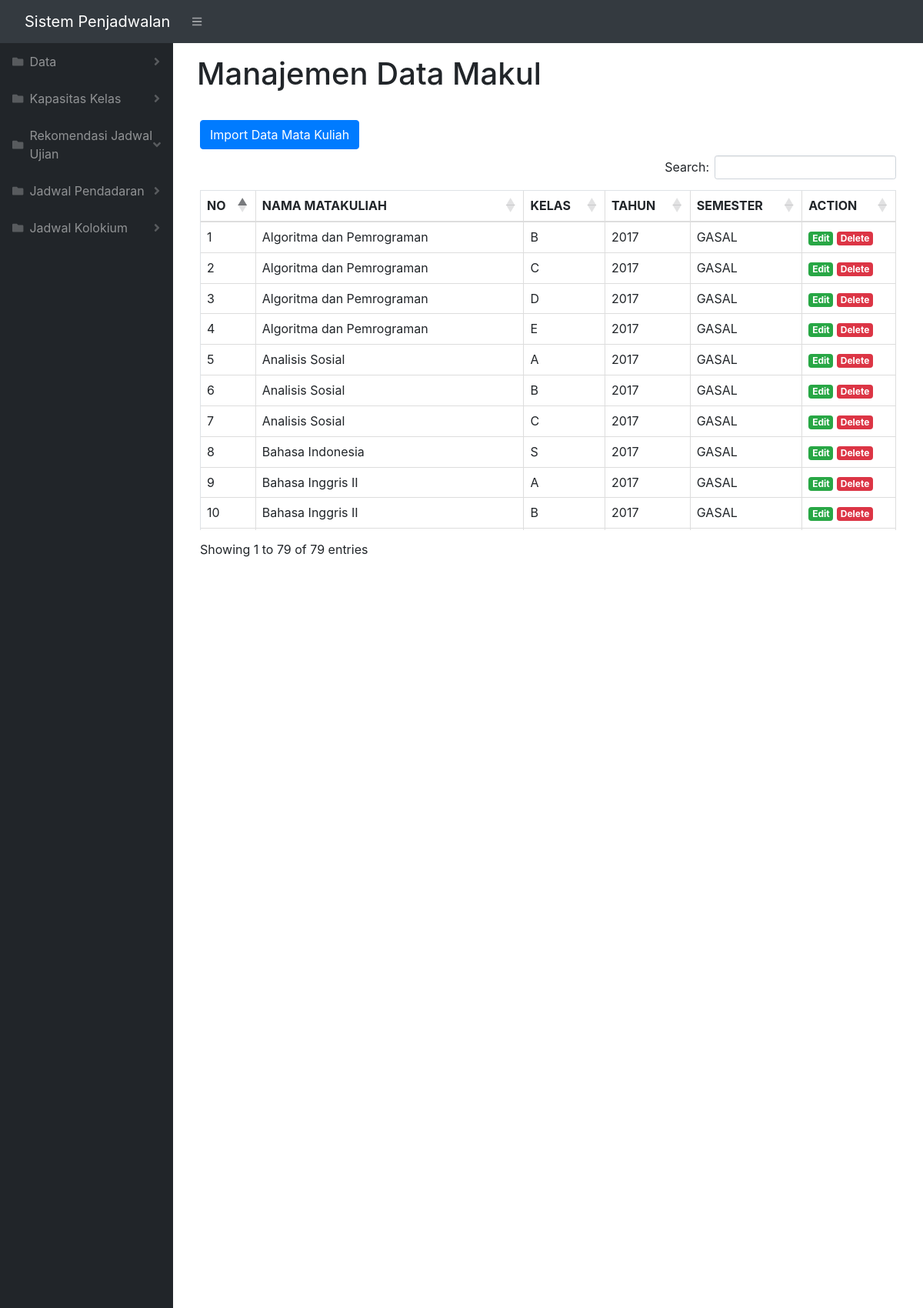
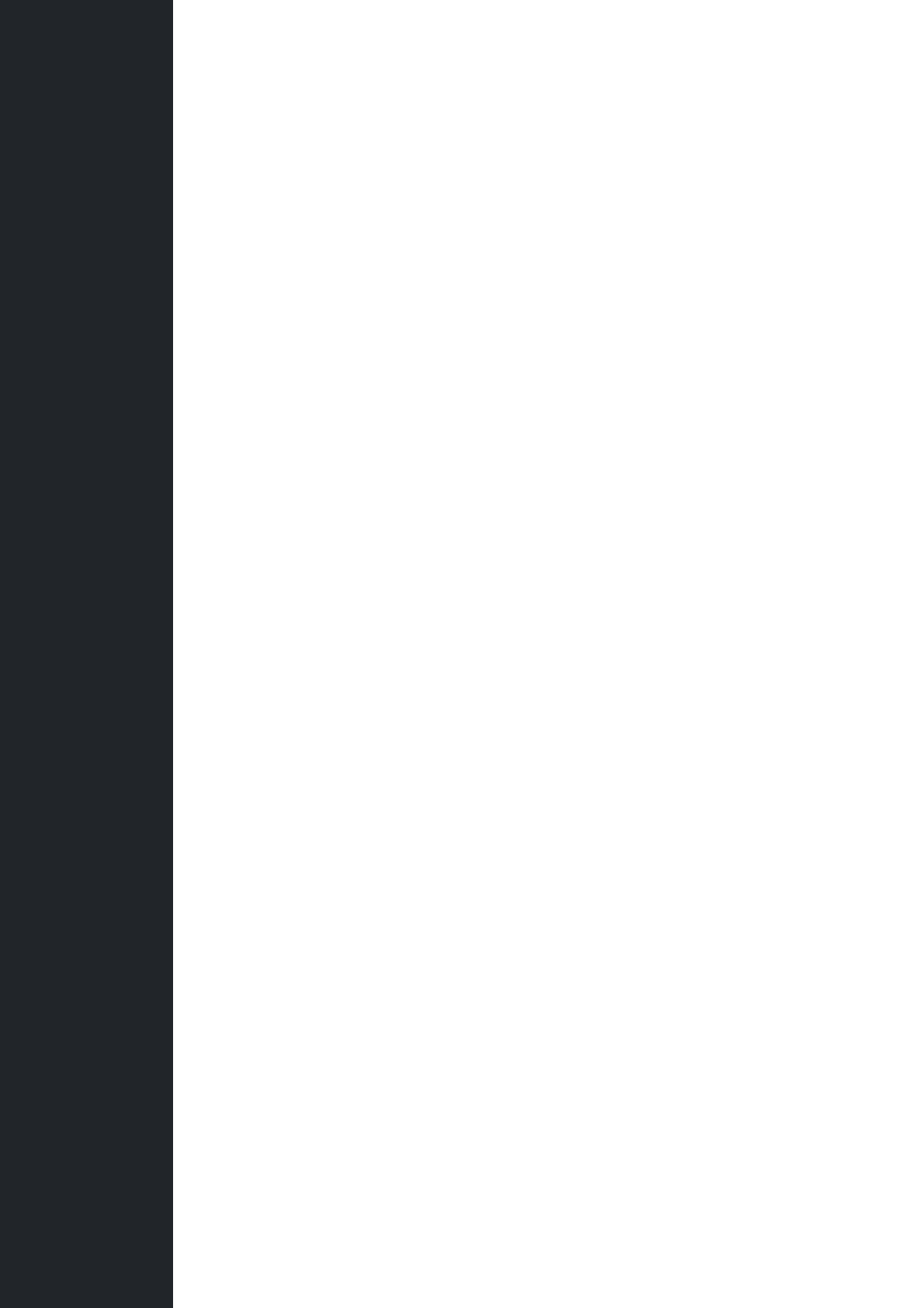
Page /index.php/rekomendasi/c_makul (upper part) on the committed database (2 pictures, top to bottom).
### tables this page shows
CREATE TABLE `makul` (
  `idMakul` int(11) NOT NULL,
  `kodeMakul` varchar(255) NOT NULL,
  `tipeMakul` varchar(255) NOT NULL,
  `nama` varchar(255) NOT NULL,
  `tahun` varchar(255) NOT NULL,
  `semester` varchar(255) NOT NULL,
  `kelas` varchar(255) NOT NULL,
  `kapasitas` varchar(255) NOT NULL,
  `idSemester` int(11) NOT NULL
);

### application/controllers/Rekomendasi.php (called while the page is built, shortened)
<?php
class rekomendasi extends CI_Controller
{
    public function __construct()
    {
        $this->load->model('Jadwal_model');
    }
   function c_makul() {
    $data['title'] = 'Manajemen Data Makul';
    $this->load->view('templates/header', $data);
    $this->load->view('templates/sidebar', $data);
    $this->load->view('templates/topbar', $data);
    $data['makul'] = $this->Jadwal_model->getDataMatkul();
    $this->load->view('rekomendasi/datamakul',$data);
    $this->load->view('templates/footer', $data);
}
}

### index.php (called while the page is built, shortened)
<?php
require_once BASEPATH.'core/CodeIgniter.php';

### application/models/Jadwal_model.php (called while the page is built, shortened)
<?php
class Jadwal_model extends CI_Model{
    function getDataMatkul(){
    	$hasil = $this->db->query("SELECT * FROM makul");
    	return $hasil->result_array();
    }
}

### application/views/rekomendasi/datamakul.php (the view, shortened to what this page needs)
<div id="layoutSidenav_content">
    <main>
        <div class="container-fluid">
            <nav class="navbar">
                <h1 class="mt-2"><?= $title ?></h1>
            </nav>
            <div class="card-body">
                <a href="http://" class="btn btn-primary mb-2" data-toggle="modal" data-target="#exampleModal">Import
                Data Mata Kuliah</a>
                <div class="table-responsive">
                    <table class="table table-bordered" id="tabelku" width="100%">
                        <thead>
                            <tr>
                                <th>NO</th>
                                <th>NAMA MATAKULIAH</th>
                                <th>KELAS</th>
                                <th>TAHUN</th>
                                <th>SEMESTER</th>
                                <th>ACTION</th>
                            </tr>
                        </thead>
                        <tbody>
                            <?php $i = 1; ?>
                            <?php foreach ($makul as $row) : ?>
                                <tr>
                                    <td><?= $i ?></td>
                                    <td><?php echo $row['nama'] ?></td>
                                    <td><?php echo $row['kelas'] ?></td>
                                    <td><?php echo $row['tahun'] ?></td>
                                    <td><?php echo $row['semester'] ?></td>
                                    <td>
                                        <a href="<?php echo base_url(); ?>home/editMakul/<?= $row['idMakul']; ?>"
                                         class="badge badge-success ">Edit</a>
                                        <a href="<?php echo base_url(); ?>home/deleteMakul/<?= $row['idMakul']; ?>"
                                             class="badge badge-danger"
                                             onclick="return confirm('Are you sure you want to delete <?= $row['nama']; ?>?');">Delete</a>
                                         </td>
                                     </tr>
                                     <?php $i++; ?>
                                 <?php endforeach; ?>
                             </tbody>
                         </table>
                    </div>
                </div>
            </div>
        </main>

### assets/dateindo/css/ilmudetil.css (style rules this page uses)
a { color: #FFC107;text-decoration: none; }

### rows in the picture
makul: nama "Algoritma dan Pemrograman", kelas "B", tahun "2017", semester "GASAL"
makul: nama "Algoritma dan Pemrograman", kelas "C", tahun "2017", semester "GASAL"
makul: nama "Algoritma dan Pemrograman", kelas "D", tahun "2017", semester "GASAL"
makul: nama "Algoritma dan Pemrograman", kelas "E", tahun "2017", semester "GASAL"
makul: nama "Analisis Sosial", kelas "A", tahun "2017", semester "GASAL"
makul: nama "Analisis Sosial", kelas "B", tahun "2017", semester "GASAL"
makul: nama "Analisis Sosial", kelas "C", tahun "2017", semester "GASAL"
makul: nama "Bahasa Indonesia", kelas "S", tahun "2017", semester "GASAL"
makul: nama "Bahasa Inggris II", kelas "A", tahun "2017", semester "GASAL"
makul: nama "Bahasa Inggris II", kelas "B", tahun "2017", semester "GASAL"

### other values in the picture
$title "Manajemen Data Makul"
